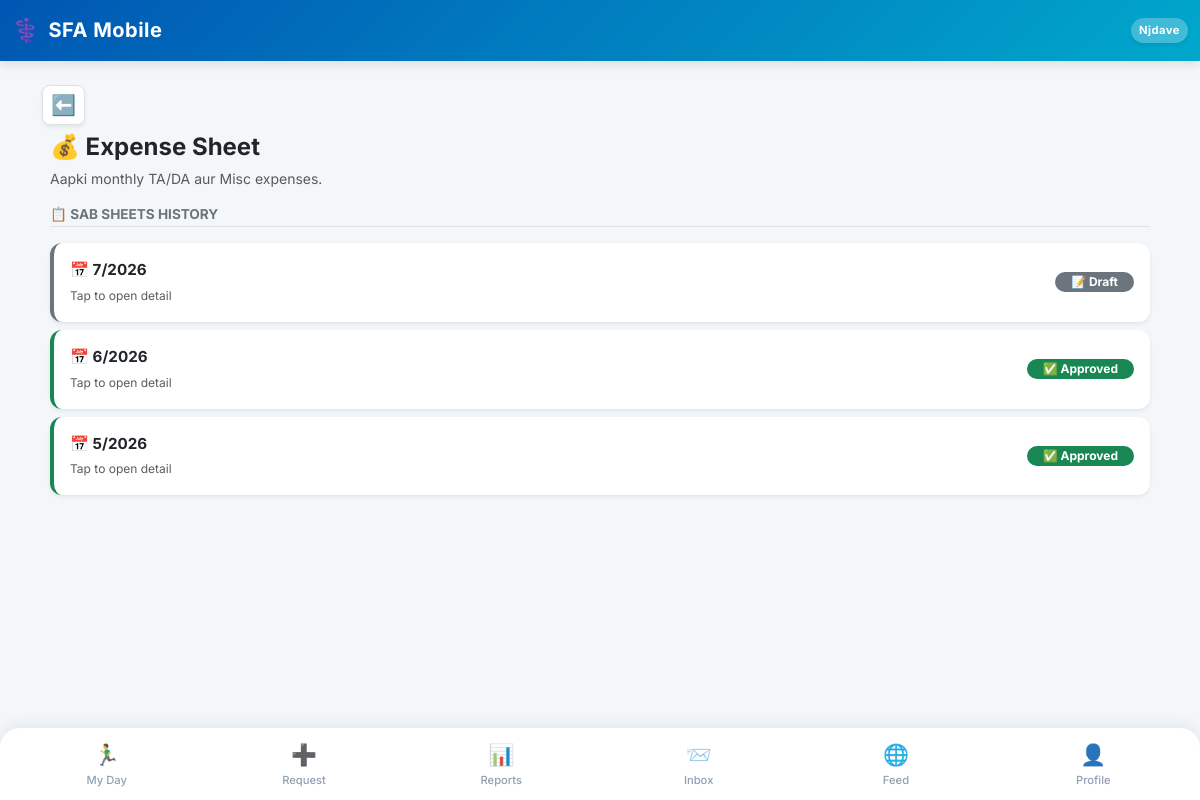
Page /expense/ (signed in) on the committed database.
### SFA/models.py (models this page shows, shortened)
class Employee(models.Model):
    user = models.OneToOneField(User, on_delete=models.CASCADE, null=True, blank=True)
    company = models.ForeignKey(Company, on_delete=models.PROTECT, related_name='employees') # Already Correct
    DESIGNATION_CHOICES = [
        ('MR', 'Medical Representative'),
        ('ABM', 'Area Business Manager'),
        ('RBM', 'Regional Business Manager'),
        ('ZBM', 'Zonal Business Manager'),
        ('NSM', 'National Sales Manager'),
        ('Admin', 'System Administrator'),
    ]
    name = models.CharField(max_length=100)
    employee_code = models.CharField(max_length=50) # 🌟 FIX: unique=True HATA DIYA HAI
    designation = models.CharField(max_length=5, choices=DESIGNATION_CHOICES, default='MR', db_index=True)   # 🚀 INDEX
    manager = models.ForeignKey('self', on_delete=models.SET_NULL, null=True, blank=True, related_name='subordinates')
    headquarter = models.ForeignKey(Territory, on_delete=models.SET_NULL, null=True, blank=True)
    phone = models.CharField(max_length=15)
    joining_date = models.DateField(default=timezone.now, help_text="Employee ki company join karne ki date. DCR calendar is date se aage hi banega, pehle ka nahi.")
    photo = models.ImageField(upload_to='employee_photos/', blank=True, null=True, help_text="Employee ki profile photo")
    address = models.TextField(blank=True, null=True, help_text="Employee ka home address")
    is_active = models.BooleanField(default=True, db_index=True, help_text="False matlab ye employee company chhod chuka hai ya inactive hai.")   # 🚀 INDEX
    leaving_date = models.DateField(null=True, blank=True, help_text="Employee ke company chhodne ki tareekh.")
    dob = models.DateField(null=True, blank=True, verbose_name="Date of Birth")
    anniversary = models.DateField(null=True, blank=True, verbose_name="Marriage Anniversary")
    blood_group = models.CharField(max_length=10, blank=True, null=True)
    emergency_contact = models.CharField(max_length=15, blank=True, null=True)
    permanent_address = models.TextField(blank=True, null=True)
    father_name = models.CharField(max_length=100, blank=True, null=True)
    father_dob = models.DateField(null=True, blank=True)
    father_mobile = models.CharField(max_length=15, blank=True, null=True)
    father_occupation = models.CharField(max_length=100, blank=True, null=True)
    mother_name = models.CharField(max_length=100, blank=True, null=True)
    mother_dob = models.DateField(null=True, blank=True)
    mother_mobile = models.CharField(max_length=15, blank=True, null=True)
    mother_occupation = models.CharField(max_length=100, blank=True, null=True)
    spouse_name = models.CharField(max_length=100, blank=True, null=True)
    spouse_dob = models.DateField(null=True, blank=True)
    spouse_mobile = models.CharField(max_length=15, blank=True, null=True)
    spouse_occupation = models.CharField(max_length=100, blank=True, null=True)
    child1_name = models.CharField(max_length=100, blank=True, null=True)
    child1_dob = models.DateField(null=True, blank=True)
    child2_name = models.CharField(max_length=100, blank=True, null=True)
    child2_dob = models.DateField(null=True, blank=True)
    EMPLOYMENT_STATUS_CHOICES = [
        ('active', 'Active'),
        ('resigned', 'Resigned'),
        ('retired', 'Retired'),
        ('transferred', 'Transferred'),
        ('terminated', 'Terminated'),
        ('vacant', 'Vacant (Placeholder)'),   # 🌟 Dummy employee jab tak naya MR na aaye
        ('archived', 'Archived (Old Dummy)'), # 🌟 Dummy jiska kaam ho gaya, naye employee ko sab de diya
    ]
    employment_status = models.CharField(
        max_length=15, choices=EMPLOYMENT_STATUS_CHOICES, default='active',
        help_text="is_active sirf access/login control karta hai; ye field WAJAH/reason batata hai."
    )
    is_placeholder = models.BooleanField(
        default=False,
        help_text="True = ye ek 'Vacant_<HQ>' dummy employee hai, asli insaan nahi. Joint Work me normal employee jaisea hi treat hota hai (use individual hi maana jayega)."
    )
    class Meta:
        unique_together = ('company', 'employee_code')

class MonthlyExpenseReport(models.Model):
    STATUS_CHOICES = (('Draft', 'Draft'), ('Pending', 'Pending Approval'), ('Approved', 'Approved'), ('Rejected', 'Rejected'))
    employee = models.ForeignKey(Employee, on_delete=models.CASCADE, related_name='monthly_expenses')
    month = models.IntegerField()
    year = models.IntegerField()
    status = models.CharField(max_length=20, choices=STATUS_CHOICES, default='Draft')
    manager_remark = models.TextField(blank=True, null=True)
    is_modified = models.BooleanField(default=False)
    created_at = models.DateTimeField(auto_now_add=True)
    class Meta: unique_together = ('employee', 'month', 'year')

### SFA/views/expenses.py (the view, shortened to what this page needs)
# urls.py: path('expense/', views.expense_hub_view, name='expense_hub'),
@employee_required
def expense_hub_view(request, employee):
    current_year = timezone.localdate().year
    today        = timezone.localdate()
    active_rep_id = request.GET.get('active_report')
    active_report, daily_lines, grand_total = None, [], 0.00
    return render(request, 'expense_hub.html', {
        'current_year':  current_year,
        'today':         today,
        'my_reports':    MonthlyExpenseReport.objects.filter(employee=employee).order_by('-year', '-month'),
        'active_report': active_report,
        'daily_lines':   daily_lines,
        'grand_total':   round(grand_total, 2),
    })

### SFA/context_processors.py (called while the page is built)
def notification_counts(request):
    if request.user.is_authenticated and hasattr(request.user, 'employee'):
        employee = request.user.employee
        cache_key = f'nav_counts_{employee.id}'
        counts = cache.get(cache_key)
        if counts is None:
            counts = {
                'unread_notif_count': SystemNotification.objects.filter(employee=employee, is_read=False).count(),
                'unread_msg_count': InternalMessage.objects.filter(receiver=employee, is_read=False).count(),
            }
            cache.set(cache_key, counts, 60) # 60 seconds cache timeout
        return counts
    return {
        'unread_notif_count': 0,
        'unread_msg_count': 0,
    }

### SFA/templates/expense_hub.html (shortened to what this page needs)
{% extends 'base.html' %}
{% block content %}
 <a href="{% url 'request_hub' %}" class="btn btn-light shadow-sm btn-sm px-2 py-1 rounded-3 border bg-white text-secondary">
            <span class="fs-5 fw-bold">⬅️</span>
        </a>
<div class="container-fluid p-0 mb-4 mt-2">
    <div class="mb-3 px-2">
        <h4 class="fw-bold text-dark mb-1">💰 Expense Sheet</h4>
        <small class="text-muted small">Aapki monthly TA/DA aur Misc expenses.</small>
    </div>
    <h6 class="fw-bold text-secondary mb-3 border-bottom pb-1 mx-2" style="font-size: 0.85rem;">📋 SAB SHEETS HISTORY</h6>
    <div class="d-flex flex-column gap-2 mx-2">
        {% for rep in my_reports %}
        <a href="?active_report={{ rep.id }}"
            class="card border-0 shadow-sm bg-white text-decoration-none"
            style="border-left: 4px solid
                {% if rep.status == 'Approved' %}#198754
                {% elif rep.status == 'Pending' %}#ffc107
                {% elif rep.status == 'Rejected' %}#dc3545
                {% else %}#6c757d{% endif %} !important;">
            <div class="card-body p-3 d-flex justify-content-between align-items-center">
                <div>
                    <strong class="text-dark d-block" style="font-size: 0.95rem;">📅 {{ rep.month }}/{{ rep.year }}</strong>
                    {% if rep.status == 'Rejected' and rep.manager_remark %}
                    <small class="text-danger" style="font-size:0.75rem;">❌ {{ rep.manager_remark|truncatechars:40 }}</small>
                    {% else %}
                    <small class="text-muted" style="font-size:0.75rem;">Tap to open detail</small>
                    {% endif %}
                </div>
                <span class="badge fw-bold px-3 py-1 rounded-pill"
                    style="font-size:0.75rem; background:
                        {% if rep.status == 'Approved' %}#198754
                        {% elif rep.status == 'Pending' %}#ffc107; color:#000
                        {% elif rep.status == 'Rejected' %}#dc3545
                        {% else %}#6c757d{% endif %}; color:white;">
                    {% if rep.status == 'Approved' %}✅
                    {% elif rep.status == 'Pending' %}⏳
                    {% elif rep.status == 'Rejected' %}❌
                    {% else %}📝{% endif %}
                    {{ rep.status }}
                </span>
            </div>
        </a>
        {% empty %}
        <div class="card border-0 text-center p-4 shadow-sm bg-white">
            <span class="text-muted small fw-medium">Abhi tak koi expense sheet nahi bani hai.</span>
        </div>
        {% endfor %}
    </div>
</div>
{% endblock %}

### SFA/templates/base.html (shortened to what this page needs)
<!DOCTYPE html>
<html lang="en">
<head>
    <link href="https://cdn.jsdelivr.net/npm/bootstrap@5.3.0/dist/css/bootstrap.min.css" rel="stylesheet">
    <link href="https://cdn.jsdelivr.net/npm/bootstrap-icons@1.11.0/font/bootstrap-icons.css" rel="stylesheet">
</head>
<body>
    <nav class="navbar navbar-dark navbar-custom sticky-top">
        <div class="container-fluid py-1">
            <span class="navbar-brand mb-0 h1 d-flex align-items-center gap-2">
                <span style="font-size: 1.4rem;">⚕️</span> SFA Mobile
            </span>
            <div class="d-flex align-items-center gap-3">
                <span class="text-white fw-bold bg-white bg-opacity-25 px-2 py-1 rounded-pill shadow-sm" style="font-size: 0.70rem; letter-spacing: 0.5px;">
                    {{ request.user.employee.name|default:"Guest"|truncatechars:10 }}
                </span>
            </div>
        </div>
    </nav>
    <div class="container mt-4 mb-4">
        {% block content %}
        {% endblock %}
    </div>
    <div class="fixed-bottom bottom-nav d-flex justify-content-between align-items-center">
        {% if request.user.employee.designation != 'Admin' and request.user.employee.designation != 'System Administrator' %}
        <a href="{% url 'mr_dashboard' %}" class="nav-item {% if request.resolver_match.url_name == 'mr_dashboard' or request.resolver_match.url_name == 'day_start' or request.resolver_match.url_name == 'day_end' %}active{% endif %}">
            <span class="nav-icon">🏃‍♂️</span>My Day
        </a>
        {% endif %}
        <a href="{% url 'request_hub' %}" class="nav-item {% if request.resolver_match.url_name == 'request_hub' %}active{% endif %}">
            <span class="nav-icon">➕</span>Request
        </a>
        <a href="{% url 'view_hub' %}" class="nav-item {% if request.resolver_match.url_name == 'view_hub' or request.resolver_match.url_name == 'dcr_report' %}active{% endif %}">
            <span class="nav-icon">📊</span>Reports
        </a>
        <a href="{% url 'web_inbox' %}" class="nav-item {% if request.resolver_match.url_name == 'web_inbox' or request.resolver_match.url_name == 'web_compose' %}active{% endif %}">
            <span class="nav-icon position-relative">
                📨
            </span>Inbox
        </a>
<a href="{% url 'community_feed' %}" class="nav-item {% if request.resolver_match.url_name == 'community_feed' %}active{% endif %}">
    <span class="nav-icon">🌐</span>Feed
</a>
        <a href="{% url 'profile' %}" class="nav-item {% if request.resolver_match.url_name == 'profile' %}active{% endif %}">
            <span class="nav-icon">👤</span>Profile
        </a>
    </div>
</body>
</html>

### SFA/templates/base.html (style rules this page uses)
:root { --pharma-primary: #0056b3; --pharma-secondary: #00a8cc; --bg-light: #f4f7f9; }
body { font-family: 'Inter', sans-serif; background-color: var(--bg-light); padding-bottom: 85px; }
.navbar-custom { background: linear-gradient(135deg, var(--pharma-primary), var(--pharma-secondary)); box-shadow: 0 4px 10px rgba(0,0,0,0.1); }
.navbar-brand { font-weight: 700; letter-spacing: 0.5px; }
.card { border: none !important; border-radius: 12px; box-shadow: 0 4px 12px rgba(0, 0, 0, 0.05); }
.bottom-nav { background-color: #ffffff; border-top-left-radius: 20px; border-top-right-radius: 20px; box-shadow: 0 -4px 15px rgba(0,0,0,0.06); padding: 5px 8px; }
.nav-item { text-align: center; flex: 1; padding: 6px 0; color: #8fa0b3; font-size: 0.70rem; font-weight: 500; text-decoration: none; border-radius: 12px; transition: all 0.3s ease; }
.nav-icon { font-size: 1.3rem; display: block; margin-bottom: 2px; filter: grayscale(20%); }

### rows in the picture
MonthlyExpenseReport: month "7", year "2026", shows "Tap to open detail", status "Draft"
MonthlyExpenseReport: month "6", year "2026", shows "Tap to open detail", status "Approved"
MonthlyExpenseReport: month "5", year "2026", shows "Tap to open detail", status "Approved"

### other values in the picture
{{ request.user.employee.name|default:"Guest"|truncatechars:10 }} "Njdave"
